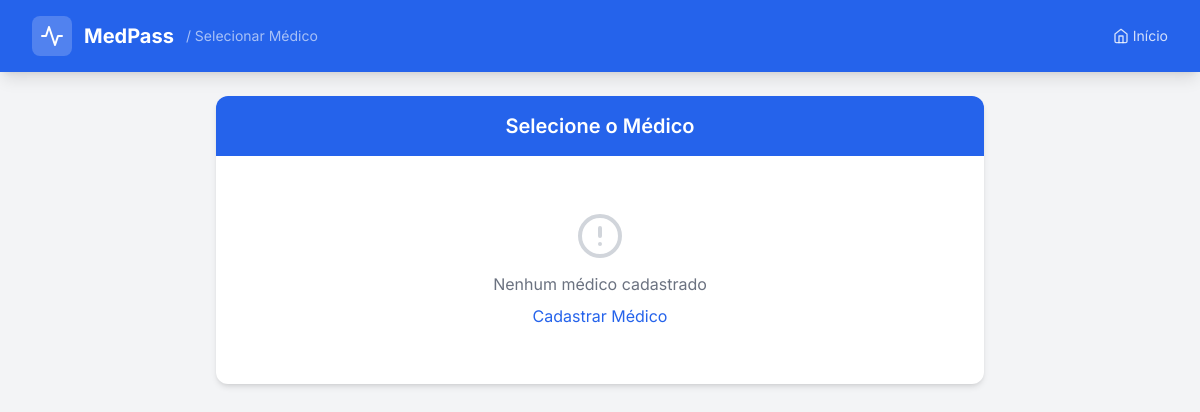
/selecionar-medico/, run on an earlier commit of the app's database.
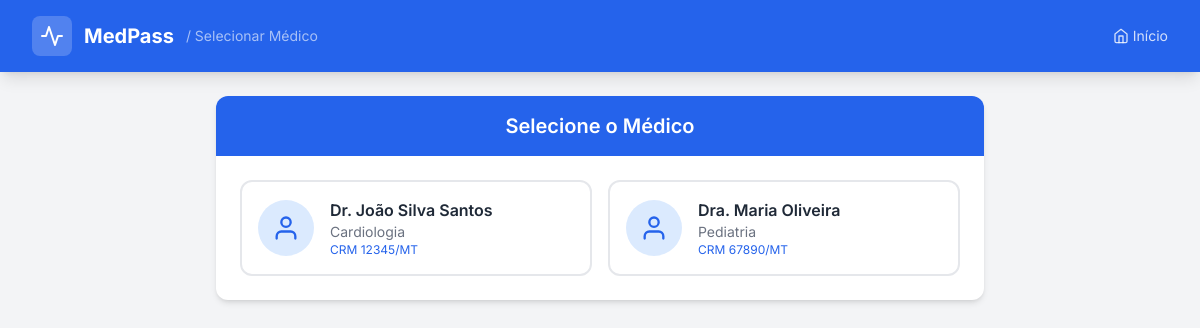
And on a later commit of the database.
### app_medpass/models.py (models this page shows, shortened)
class Profissional(models.Model):
    crm_validator = RegexValidator(
        regex=r'^\d{4,8}$',
        message='CRM deve conter entre 4 e 8 dígitos numéricos'
    )
    nome = models.CharField(
        max_length=200,
        verbose_name="Nome Completo",
        help_text="Nome completo do profissional de saúde"
    )
    crm = models.CharField(
        max_length=8,
        validators=[crm_validator],
        verbose_name="CRM",
        help_text="Número do CRM (Conselho Regional de Medicina)"
    )
    uf_crm = models.CharField(
        max_length=2,
        verbose_name="UF do CRM",
        help_text="Estado do CRM (ex: MT, SP, RJ)",
        default="MT"
    )
    especialidade = models.ForeignKey(
        Especialidade,
        on_delete=models.PROTECT,
        related_name='profissionais',
        verbose_name="Especialidade",
        help_text="Especialidade médica do profissional"
    )
    sala = models.CharField(
        max_length=20,
        blank=True,
        verbose_name="Sala/Consultório",
        help_text="Número da sala ou consultório do médico"
    )
    telefone = models.CharField(
        max_length=15,
        blank=True,
        verbose_name="Telefone",
        help_text="Telefone de contato"
    )
    email = models.EmailField(
        blank=True,
        verbose_name="E-mail",
        help_text="E-mail de contato"
    )
    ativo = models.BooleanField(
        default=True,
        verbose_name="Ativo",
        help_text="Indica se o profissional está ativo no sistema"
    )
    criado_em = models.DateTimeField(
        auto_now_add=True,
        verbose_name="Data de Criação"
    )
    atualizado_em = models.DateTimeField(
        auto_now=True,
        verbose_name="Data de Atualização"
    )
    class Meta:
        verbose_name = "Profissional"
        verbose_name_plural = "Profissionais"
        ordering = ['nome']
        unique_together = [['crm', 'uf_crm']]

class Especialidade(models.Model):
    nome = models.CharField(
        max_length=100,
        unique=True,
        verbose_name="Nome da Especialidade",
        help_text="Nome da especialidade médica (ex: Cardiologia, Pediatria)"
    )
    sigla = models.CharField(
        max_length=3,
        unique=True,
        verbose_name="Sigla",
        help_text="Sigla para gerar a senha (ex: C para Cardiologia, P para Pediatria)"
    )
    descricao = models.TextField(
        blank=True,
        verbose_name="Descrição",
        help_text="Descrição detalhada da especialidade"
    )
    ativa = models.BooleanField(
        default=True,
        verbose_name="Ativa",
        help_text="Indica se a especialidade está ativa no sistema"
    )
    criado_em = models.DateTimeField(
        auto_now_add=True,
        verbose_name="Data de Criação"
    )
    atualizado_em = models.DateTimeField(
        auto_now=True,
        verbose_name="Data de Atualização"
    )
    class Meta:
        verbose_name = "Especialidade"
        verbose_name_plural = "Especialidades"
        ordering = ['nome']

### app_medpass/views.py (the view)
# urls.py: path('selecionar-medico/', views.selecionar_medico, name='selecionar_medico'),
def selecionar_medico(request):
    medicos = Profissional.objects.filter(ativo=True).select_related('especialidade').order_by('nome')
    return render(request, 'medico/selecionar_medico.html', {'medicos': medicos})

### app_medpass/templates/medico/selecionar_medico.html (shortened to what this page needs)
{% extends 'base.html' %}
{% block header_subtitle %}
<span class="text-white/60 text-sm ml-2">/ Selecionar Médico</span>
{% endblock %}
{% block content %}
<div class="max-w-3xl mx-auto">
    <div class="bg-white rounded-xl shadow-md overflow-hidden">
        <div class="bg-blue-600 px-6 py-4">
            <h2 class="text-xl font-semibold text-white text-center">Selecione o Médico</h2>
        </div>
        <div class="p-6">
            <div class="grid grid-cols-1 md:grid-cols-2 gap-4">
                {% for m in medicos %}
                <a href="{% url 'painel_medico' %}?medico={{ m.id }}"
                   class="border-2 border-gray-200 rounded-xl p-4 flex items-center space-x-4 hover:border-blue-500 hover:bg-blue-50 transition-all">
                    <div class="w-14 h-14 bg-blue-100 rounded-full flex items-center justify-center flex-shrink-0">
                        <i data-feather="user" class="w-7 h-7 text-blue-600"></i>
                    </div>
                    <div>
                        <p class="font-semibold text-gray-800">{{ m.nome }}</p>
                        <p class="text-sm text-gray-500">{{ m.especialidade.nome }}</p>
                        <p class="text-xs text-blue-600">{% if m.sala %}Sala {{ m.sala }}{% else %}CRM {{ m.crm }}/{{ m.uf_crm }}{% endif %}</p>
                    </div>
                </a>
                {% empty %}
                <div class="col-span-full text-center py-8">
                    <i data-feather="alert-circle" class="w-12 h-12 text-gray-300 mx-auto mb-3"></i>
                    <p class="text-gray-500">Nenhum médico cadastrado</p>
                    <a href="{% url 'cadastrar_medicos' %}" class="text-blue-600 hover:underline mt-2 inline-block">Cadastrar Médico</a>
                </div>
                {% endfor %}
            </div>
        </div>
    </div>
</div>
{% endblock %}

What changed in the data, as far as the page shows it:
added Profissional: nome "Dr. João Silva Santos", especialidade.nome "Cardiologia", crm "12345", uf_crm "MT"
added Profissional: nome "Dra. Maria Oliveira", especialidade.nome "Pediatria", crm "67890", uf_crm "MT"
Also different on the page:
text no longer shown: "Nenhum médico cadastrado Cadastrar Médico"
